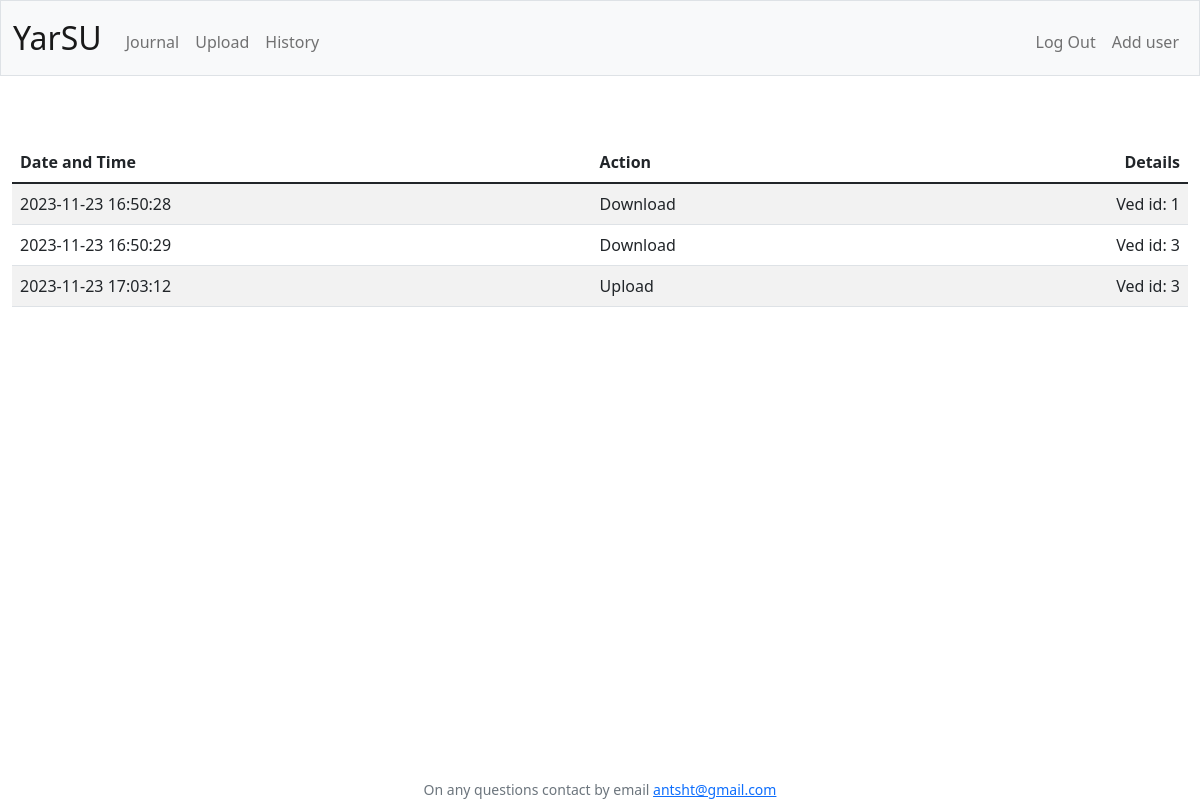
Page /history (signed in) on the earlier database version.
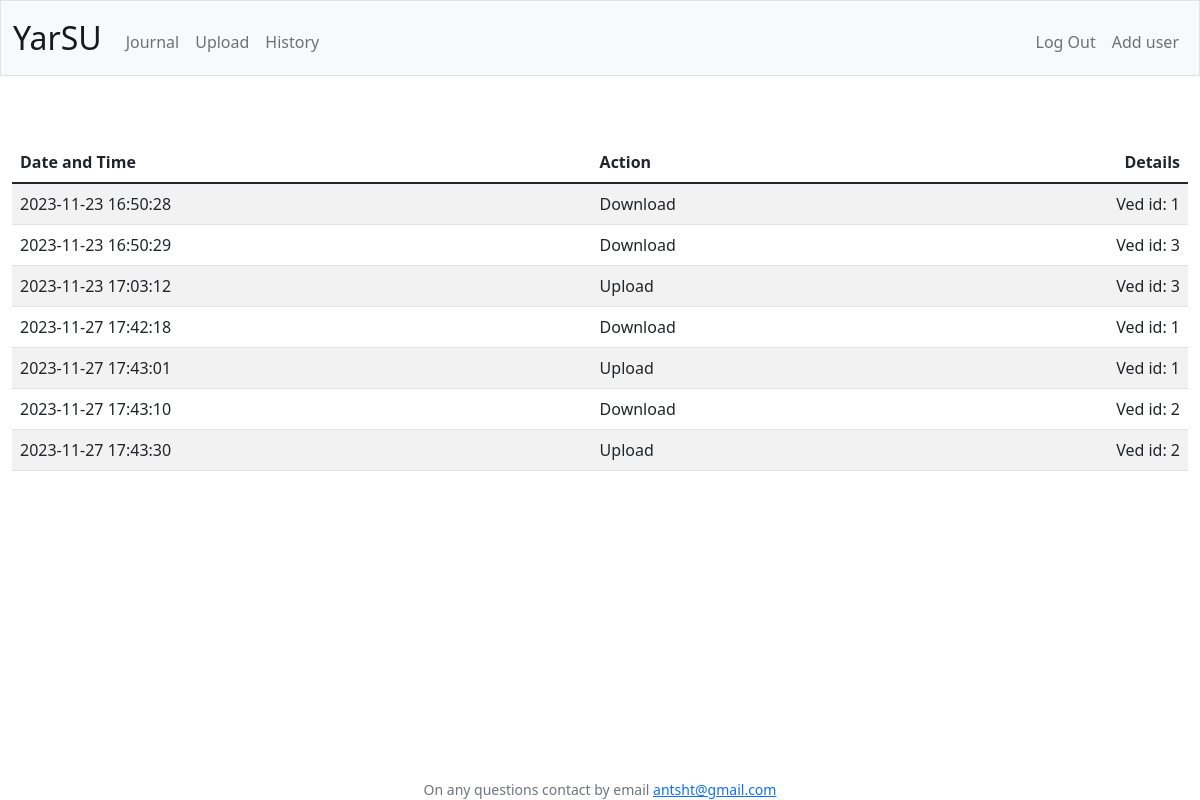
Same page on the later database version.
### tables this page shows
CREATE TABLE "history" (
	"id"	INTEGER NOT NULL UNIQUE,
	"action"	TEXT NOT NULL,
	"details"	TEXT NOT NULL,
	"dt"	TEXT NOT NULL,
	PRIMARY KEY("id" AUTOINCREMENT)
);

### app.py (the view)
@app.route("/history")
@login_required
def history():
    history_records = get_history()
    return render_template("history.html", history_records=history_records)

### app.py (called while the page is built)
@app.after_request
def after_request(response):
    response.headers["Cache-Control"] = "no-cache, no-store, must-revalidate"
    response.headers["Expires"] = 0
    response.headers["Pragma"] = "no-cache"
    return response

### database.py (called while the page is built)
def get_history():
    return db.execute('SELECT history.id, history.action, history.details, history.dt FROM history;')

### helpers.py (called while the page is built)
def login_required(f):
    @wraps(f)
    def decorated_function(*args, **kwargs):
        if session.get("user_id") is None:
            return redirect("/login")
        return f(*args, **kwargs)
    return decorated_function

### sql.py (called while the page is built)
def _enable_logging(f):
    import logging
    import functools
    import os
    @functools.wraps(f)
    def decorator(*args, **kwargs):
        try:
            import flask
        except ModuleNotFoundError:
            return f(*args, **kwargs)
        disabled = logging.getLogger("cs50").disabled
        if flask.current_app and os.getenv("FLASK_ENV") == "development":
            logging.getLogger("cs50").disabled = False
        try:
            return f(*args, **kwargs)
        finally:
            logging.getLogger("cs50").disabled = disabled
    return decorator

    def _disconnect(self):
        if hasattr(_data, self._name()):
            getattr(_data, self._name()).close()
            delattr(_data, self._name())

    def _name(self):
        return str(hash(self))

        def connect(dbapi_connection, connection_record):
            try:
                if isinstance(dbapi_connection, sqlite3.Connection):  # If back end is sqlite
                    cursor = dbapi_connection.cursor()
                    cursor.execute("PRAGMA foreign_keys=ON")
                    cursor.close()
            except Exception:
                pass

### templates/history.html (shortened to what this page needs)
{% extends "layout.html" %}
{% block main %}
    <table class="table table-striped">
        <thead>
            <tr>
                <th class="text-start">Date and Time</th>
                <th class="text-start">Action</th>
                <th class="text-end">Details</th>
            </tr>
        </thead>
        <tbody>
            {% for history_rec in history_records %}
                <tr>
                    <td class="text-start">{{ history_rec.dt }}</td>
                    <td class="text-start">{{ history_rec.action }}</td>
                    <td class="text-end">{{ history_rec.details }}</td>
                </tr>
            {% endfor %}
        </tbody>
    </table>
{% endblock %}

### templates/layout.html (shortened to what this page needs)
<!DOCTYPE html>
<html lang="en">
    <head>
        <link href="https://cdn.jsdelivr.net/npm/bootstrap@5.1.3/dist/css/bootstrap.min.css" rel="stylesheet">
        <link href="/static/styles.css" rel="stylesheet">
    </head>
    <body>
        <nav class="bg-light border navbar navbar-expand-md navbar-light">
            <div class="container-fluid">
                <a class="navbar-brand" href="/">YarSU</a>
                <div class="collapse navbar-collapse" id="navbar">
                    {% if session["user_id"] %}
                        <ul class="navbar-nav me-auto mt-2">
                            <li class="nav-item"><a class="nav-link" href="/">Journal</a></li>
                            <li class="nav-item"><a class="nav-link" href="/upload">Upload</a></li>
                            <li class="nav-item"><a class="nav-link" href="/history">History</a></li>
                        </ul>
                        <ul class="navbar-nav ms-auto mt-2">
                            <li class="nav-item"><a class="nav-link" href="/logout">Log Out</a></li>
                    {% else %}
                        <ul class="navbar-nav ms-auto mt-2">
                            <li class="nav-item"><a class="nav-link" href="/login">Log In</a></li>
                    {% endif %}
                    {% if session["user_role"]=="admin" %}
                        <li class="nav-item"><a class="nav-link" href="/register">Add user</a></li>
                {% endif %}
                    </ul>
                </div>
            </div>
        </nav>
        <main class="container-fluid text-center mx-auto">
            {% block main %}{% endblock %}
        </main>
        <footer class="small text-center text-muted footer fixed-bottom bg-white">
            On any questions contact by email <a href="mailto:antsht@gmail.com">antsht@gmail.com</a>
        </footer>
    </body>
</html>

### static/styles.css (style rules this page uses)
nav .navbar-brand { font-size: xx-large; }
@media (min-width: 992px) { main { padding-top: 66px; } }

Differences in the rows shown:
added history: dt "2023-11-27 17:42:18", action "Download", details "Ved id: 1"
added history: dt "2023-11-27 17:43:01", action "Upload", details "Ved id: 1"
added history: dt "2023-11-27 17:43:10", action "Download", details "Ved id: 2"
added history: dt "2023-11-27 17:43:30", action "Upload", details "Ved id: 2"
